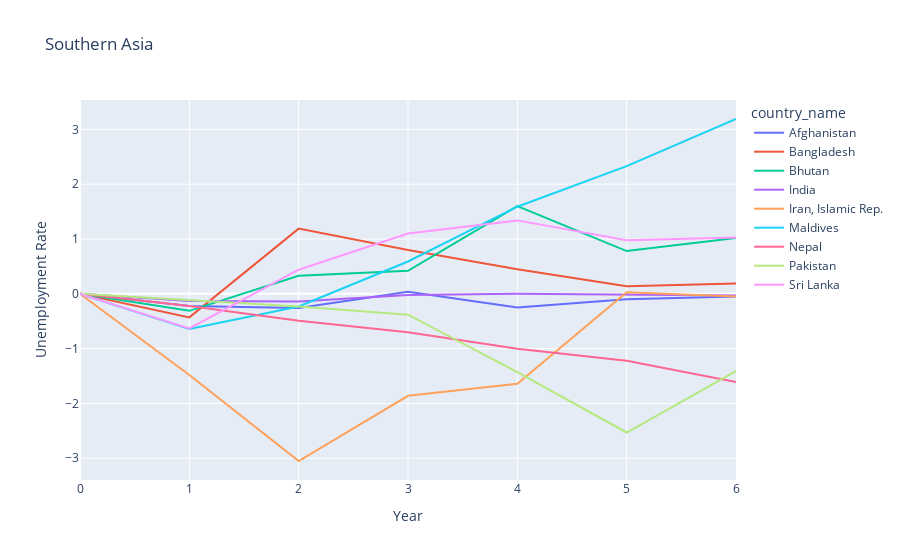
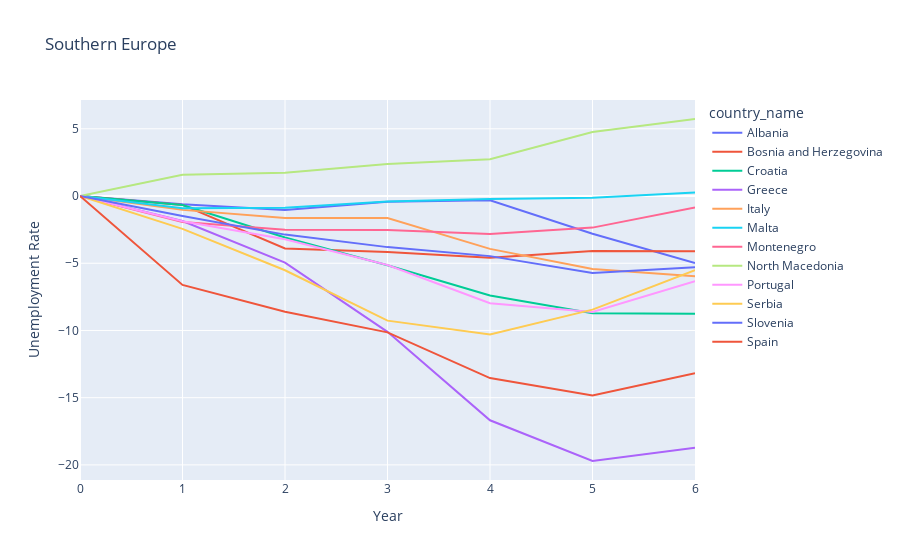
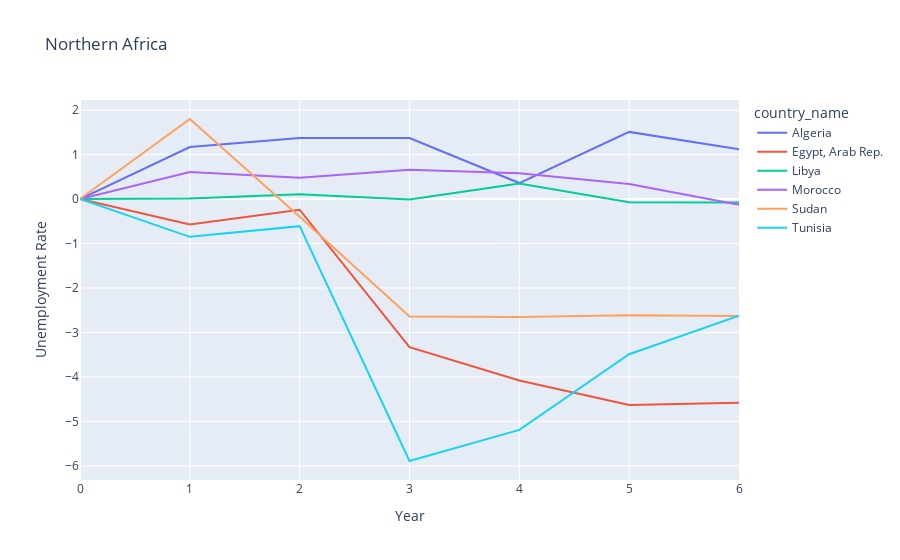
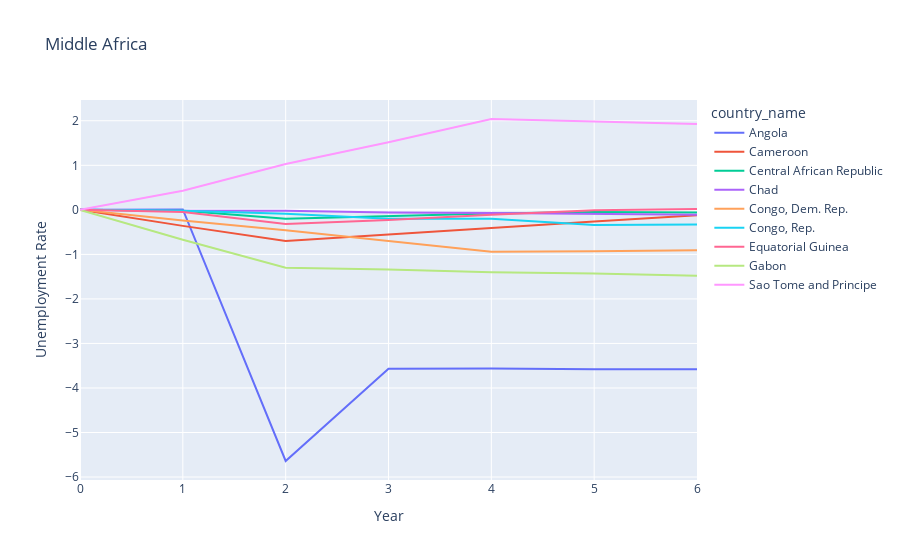

The cell these charts' notebook holds for them, in order:
### Code cell
#for i in range(len(sub_regions)):
for i in range(len(sub_regions)):
    fig = px.line(data_n[countries[i]],title = sub_regions[i],labels={
        'index':'Year','value':'Unemployment Rate'
    })
    fig.show()

### Figure 1 — Plotly figure (JSON) as saved in the notebook; plotly's stock layout.template omitted (floating-point values rounded to 4 significant figures)
{"data": [{"hovertemplate": "country_name=Afghanistan<br>Year=%{x}<br>Unemployment Rate=%{y}<extra></extra>", "legendgroup": "Afghanistan", "line": {"color": "#636efa", "dash": "solid"}, "marker": {"symbol": "circle"}, "mode": "lines", "name": "Afghanistan", "orientation": "v", "showlegend": true, "type": "scatter", "x": [0, 1, 2, 3, 4, 5, 6], "xaxis": "x", "y": [0, -0.22, -0.26, 0.04, -0.25, -0.1, -0.05], "yaxis": "y"}, {"hovertemplate": "country_name=Bangladesh<br>Year=%{x}<br>Unemployment Rate=%{y}<extra></extra>", "legendgroup": "Bangladesh", "line": {"color": "#EF553B", "dash": "solid"}, "marker": {"symbol": "circle"}, "mode": "lines", "name": "Bangladesh", "orientation": "v", "showlegend": true, "type": "scatter", "x": [0, 1, 2, 3, 4, 5, 6], "xaxis": "x", "y": [0, -0.43, 1.19, 0.8, 0.45, 0.14, 0.19], "yaxis": "y"}, {"hovertemplate": "country_name=Bhutan<br>Year=%{x}<br>Unemployment Rate=%{y}<extra></extra>", "legendgroup": "Bhutan", "line": {"color": "#00cc96", "dash": "solid"}, "marker": {"symbol": "circle"}, "mode": "lines", "name": "Bhutan", "orientation": "v", "showlegend": true, "type": "scatter", "x": [0, 1, 2, 3, 4, 5, 6], "xaxis": "x", "y": [0, -0.31, 0.33, 0.42, 1.6, 0.78, 1.02], "yaxis": "y"}, {"hovertemplate": "country_name=India<br>Year=%{x}<br>Unemployment Rate=%{y}<extra></extra>", "legendgroup": "India", "line": {"color": "#ab63fa", "dash": "solid"}, "marker": {"symbol": "circle"}, "mode": "lines", "name": "India", "orientation": "v", "showlegend": true, "type": "scatter", "x": [0, 1, 2, 3, 4, 5, 6], "xaxis": "x", "y": [0, -0.13, -0.14, -0.02, 0, -0.01, -0.03], "yaxis": "y"}, {"hovertemplate": "country_name=Iran, Islamic Rep.<br>Year=%{x}<br>Unemployment Rate=%{y}<extra></extra>", "legendgroup": "Iran, Islamic Rep.", "line": {"color": "#FFA15A", "dash": "solid"}, "marker": {"symbol": "circle"}, "mode": "lines", "name": "Iran, Islamic Rep.", "orientation": "v", "showlegend": true, "type": "scatter", "x": [0, 1, 2, 3, 4, 5, 6], "xaxis": "x", "y": [0, -1.48, -3.05, -1.86, -1.64, 0.03, -0.05], "yaxis": "y"}, {"hovertemplate": "country_name=Maldives<br>Year=%{x}<br>Unemployment Rate=%{y}<extra></extra>", "legendgroup": "Maldives", "line": {"color": "#19d3f3", "dash": "solid"}, "marker": {"symbol": "circle"}, "mode": "lines", "name": "Maldives", "orientation": "v", "showlegend": true, "type": "scatter", "x": [0, 1, 2, 3, 4, 5, 6], "xaxis": "x", "y": [0, -0.64, -0.23, 0.59, 1.59, 2.33, 3.19], "yaxis": "y"}, {"hovertemplate": "country_name=Nepal<br>Year=%{x}<br>Unemployment Rate=%{y}<extra></extra>", "legendgroup": "Nepal", "line": {"color": "#FF6692", "dash": "solid"}, "marker": {"symbol": "circle"}, "mode": "lines", "name": "Nepal", "orientation": "v", "showlegend": true, "type": "scatter", "x": [0, 1, 2, 3, 4, 5, 6], "xaxis": "x", "y": [0, -0.22, -0.49, -0.7, -1, -1.22, -1.61], "yaxis": "y"}, {"hovertemplate": "country_name=Pakistan<br>Year=%{x}<br>Unemployment Rate=%{y}<extra></extra>", "legendgroup": "Pakistan", "line": {"color": "#B6E880", "dash": "solid"}, "marker": {"symbol": "circle"}, "mode": "lines", "name": "Pakistan", "orientation": "v", "showlegend": true, "type": "scatter", "x": [0, 1, 2, 3, 4, 5, 6], "xaxis": "x", "y": [0, -0.12, -0.23, -0.38, -1.43, -2.53, -1.41], "yaxis": "y"}, {"hovertemplate": "country_name=Sri Lanka<br>Year=%{x}<br>Unemployment Rate=%{y}<extra></extra>", "legendgroup": "Sri Lanka", "line": {"color": "#FF97FF", "dash": "solid"}, "marker": {"symbol": "circle"}, "mode": "lines", "name": "Sri Lanka", "orientation": "v", "showlegend": true, "type": "scatter", "x": [0, 1, 2, 3, 4, 5, 6], "xaxis": "x", "y": [0, -0.63, 0.44, 1.1, 1.34, 0.98, 1.03], "yaxis": "y"}], "layout": {"legend": {"title": {"text": "country_name"}, "tracegroupgap": 0}, "title": {"text": "Southern Asia"}, "xaxis": {"anchor": "y", "domain": [0, 1], "title": {"text": "Year"}}, "yaxis": {"anchor": "x", "domain": [0, 1], "title": {"text": "Unemployment Rate"}}}}

### Figure 2 — Plotly figure (JSON) as saved in the notebook; plotly's stock layout.template omitted (floating-point values rounded to 4 significant figures)
{"data": [{"hovertemplate": "country_name=Albania<br>Year=%{x}<br>Unemployment Rate=%{y}<extra></extra>", "legendgroup": "Albania", "line": {"color": "#636efa", "dash": "solid"}, "marker": {"symbol": "circle"}, "mode": "lines", "name": "Albania", "orientation": "v", "showlegend": true, "type": "scatter", "x": [0, 1, 2, 3, 4, 5, 6], "xaxis": "x", "y": [0, -0.61, -1.03, -0.42, -0.32, -2.81, -4.99], "yaxis": "y"}, {"hovertemplate": "country_name=Bosnia and Herzegovina<br>Year=%{x}<br>Unemployment Rate=%{y}<extra></extra>", "legendgroup": "Bosnia and Herzegovina", "line": {"color": "#EF553B", "dash": "solid"}, "marker": {"symbol": "circle"}, "mode": "lines", "name": "Bosnia and Herzegovina", "orientation": "v", "showlegend": true, "type": "scatter", "x": [0, 1, 2, 3, 4, 5, 6], "xaxis": "x", "y": [0, -0.66, -3.9, -4.17, -4.6, -4.08, -4.11], "yaxis": "y"}, {"hovertemplate": "country_name=Croatia<br>Year=%{x}<br>Unemployment Rate=%{y}<extra></extra>", "legendgroup": "Croatia", "line": {"color": "#00cc96", "dash": "solid"}, "marker": {"symbol": "circle"}, "mode": "lines", "name": "Croatia", "orientation": "v", "showlegend": true, "type": "scatter", "x": [0, 1, 2, 3, 4, 5, 6], "xaxis": "x", "y": [0, -0.67, -3.09, -5.15, -7.4, -8.72, -8.76], "yaxis": "y"}, {"hovertemplate": "country_name=Greece<br>Year=%{x}<br>Unemployment Rate=%{y}<extra></extra>", "legendgroup": "Greece", "line": {"color": "#ab63fa", "dash": "solid"}, "marker": {"symbol": "circle"}, "mode": "lines", "name": "Greece", "orientation": "v", "showlegend": true, "type": "scatter", "x": [0, 1, 2, 3, 4, 5, 6], "xaxis": "x", "y": [0, -1.86, -4.95, -10.1, -16.68, -19.71, -18.73], "yaxis": "y"}, {"hovertemplate": "country_name=Italy<br>Year=%{x}<br>Unemployment Rate=%{y}<extra></extra>", "legendgroup": "Italy", "line": {"color": "#FFA15A", "dash": "solid"}, "marker": {"symbol": "circle"}, "mode": "lines", "name": "Italy", "orientation": "v", "showlegend": true, "type": "scatter", "x": [0, 1, 2, 3, 4, 5, 6], "xaxis": "x", "y": [0, -1.03, -1.64, -1.64, -3.93, -5.43, -5.96], "yaxis": "y"}, {"hovertemplate": "country_name=Malta<br>Year=%{x}<br>Unemployment Rate=%{y}<extra></extra>", "legendgroup": "Malta", "line": {"color": "#19d3f3", "dash": "solid"}, "marker": {"symbol": "circle"}, "mode": "lines", "name": "Malta", "orientation": "v", "showlegend": true, "type": "scatter", "x": [0, 1, 2, 3, 4, 5, 6], "xaxis": "x", "y": [0, -0.91, -0.87, -0.4, -0.22, -0.13, 0.26], "yaxis": "y"}, {"hovertemplate": "country_name=Montenegro<br>Year=%{x}<br>Unemployment Rate=%{y}<extra></extra>", "legendgroup": "Montenegro", "line": {"color": "#FF6692", "dash": "solid"}, "marker": {"symbol": "circle"}, "mode": "lines", "name": "Montenegro", "orientation": "v", "showlegend": true, "type": "scatter", "x": [0, 1, 2, 3, 4, 5, 6], "xaxis": "x", "y": [0, -1.94, -2.5, -2.52, -2.82, -2.35, -0.85], "yaxis": "y"}, {"hovertemplate": "country_name=North Macedonia<br>Year=%{x}<br>Unemployment Rate=%{y}<extra></extra>", "legendgroup": "North Macedonia", "line": {"color": "#B6E880", "dash": "solid"}, "marker": {"symbol": "circle"}, "mode": "lines", "name": "North Macedonia", "orientation": "v", "showlegend": true, "type": "scatter", "x": [0, 1, 2, 3, 4, 5, 6], "xaxis": "x", "y": [0, 1.58, 1.74, 2.38, 2.74, 4.76, 5.73], "yaxis": "y"}, {"hovertemplate": "country_name=Portugal<br>Year=%{x}<br>Unemployment Rate=%{y}<extra></extra>", "legendgroup": "Portugal", "line": {"color": "#FF97FF", "dash": "solid"}, "marker": {"symbol": "circle"}, "mode": "lines", "name": "Portugal", "orientation": "v", "showlegend": true, "type": "scatter", "x": [0, 1, 2, 3, 4, 5, 6], "xaxis": "x", "y": [0, -1.88, -3.22, -5.13, -7.98, -8.63, -6.34], "yaxis": "y"}, {"hovertemplate": "country_name=Serbia<br>Year=%{x}<br>Unemployment Rate=%{y}<extra></extra>", "legendgroup": "Serbia", "line": {"color": "#FECB52", "dash": "solid"}, "marker": {"symbol": "circle"}, "mode": "lines", "name": "Serbia", "orientation": "v", "showlegend": true, "type": "scatter", "x": [0, 1, 2, 3, 4, 5, 6], "xaxis": "x", "y": [0, -2.44, -5.52, -9.27, -10.3, -8.45, -5.52], "yaxis": "y"}, {"hovertemplate": "country_name=Slovenia<br>Year=%{x}<br>Unemployment Rate=%{y}<extra></extra>", "legendgroup": "Slovenia", "line": {"color": "#636efa", "dash": "solid"}, "marker": {"symbol": "circle"}, "mode": "lines", "name": "Slovenia", "orientation": "v", "showlegend": true, "type": "scatter", "x": [0, 1, 2, 3, 4, 5, 6], "xaxis": "x", "y": [0, -1.49, -2.87, -3.8, -4.47, -5.73, -5.3], "yaxis": "y"}, {"hovertemplate": "country_name=Spain<br>Year=%{x}<br>Unemployment Rate=%{y}<extra></extra>", "legendgroup": "Spain", "line": {"color": "#EF553B", "dash": "solid"}, "marker": {"symbol": "circle"}, "mode": "lines", "name": "Spain", "orientation": "v", "showlegend": true, "type": "scatter", "x": [0, 1, 2, 3, 4, 5, 6], "xaxis": "x", "y": [0, -6.61, -8.61, -10.14, -13.54, -14.84, -13.19], "yaxis": "y"}], "layout": {"legend": {"title": {"text": "country_name"}, "tracegroupgap": 0}, "title": {"text": "Southern Europe"}, "xaxis": {"anchor": "y", "domain": [0, 1], "title": {"text": "Year"}}, "yaxis": {"anchor": "x", "domain": [0, 1], "title": {"text": "Unemployment Rate"}}}}

### Figure 3 — Plotly figure (JSON) as saved in the notebook; plotly's stock layout.template omitted (floating-point values rounded to 4 significant figures)
{"data": [{"hovertemplate": "country_name=Algeria<br>Year=%{x}<br>Unemployment Rate=%{y}<extra></extra>", "legendgroup": "Algeria", "line": {"color": "#636efa", "dash": "solid"}, "marker": {"symbol": "circle"}, "mode": "lines", "name": "Algeria", "orientation": "v", "showlegend": true, "type": "scatter", "x": [0, 1, 2, 3, 4, 5, 6], "xaxis": "x", "y": [0, 1.17, 1.37, 1.37, 0.36, 1.51, 1.12], "yaxis": "y"}, {"hovertemplate": "country_name=Egypt, Arab Rep.<br>Year=%{x}<br>Unemployment Rate=%{y}<extra></extra>", "legendgroup": "Egypt, Arab Rep.", "line": {"color": "#EF553B", "dash": "solid"}, "marker": {"symbol": "circle"}, "mode": "lines", "name": "Egypt, Arab Rep.", "orientation": "v", "showlegend": true, "type": "scatter", "x": [0, 1, 2, 3, 4, 5, 6], "xaxis": "x", "y": [0, -0.57, -0.24, -3.33, -4.08, -4.63, -4.58], "yaxis": "y"}, {"hovertemplate": "country_name=Libya<br>Year=%{x}<br>Unemployment Rate=%{y}<extra></extra>", "legendgroup": "Libya", "line": {"color": "#00cc96", "dash": "solid"}, "marker": {"symbol": "circle"}, "mode": "lines", "name": "Libya", "orientation": "v", "showlegend": true, "type": "scatter", "x": [0, 1, 2, 3, 4, 5, 6], "xaxis": "x", "y": [0, 0.01, 0.11, -0.01, 0.35, -0.07, -0.08], "yaxis": "y"}, {"hovertemplate": "country_name=Morocco<br>Year=%{x}<br>Unemployment Rate=%{y}<extra></extra>", "legendgroup": "Morocco", "line": {"color": "#ab63fa", "dash": "solid"}, "marker": {"symbol": "circle"}, "mode": "lines", "name": "Morocco", "orientation": "v", "showlegend": true, "type": "scatter", "x": [0, 1, 2, 3, 4, 5, 6], "xaxis": "x", "y": [0, 0.61, 0.48, 0.66, 0.58, 0.34, -0.13], "yaxis": "y"}, {"hovertemplate": "country_name=Sudan<br>Year=%{x}<br>Unemployment Rate=%{y}<extra></extra>", "legendgroup": "Sudan", "line": {"color": "#FFA15A", "dash": "solid"}, "marker": {"symbol": "circle"}, "mode": "lines", "name": "Sudan", "orientation": "v", "showlegend": true, "type": "scatter", "x": [0, 1, 2, 3, 4, 5, 6], "xaxis": "x", "y": [0, 1.8, -0.4, -2.64, -2.65, -2.61, -2.63], "yaxis": "y"}, {"hovertemplate": "country_name=Tunisia<br>Year=%{x}<br>Unemployment Rate=%{y}<extra></extra>", "legendgroup": "Tunisia", "line": {"color": "#19d3f3", "dash": "solid"}, "marker": {"symbol": "circle"}, "mode": "lines", "name": "Tunisia", "orientation": "v", "showlegend": true, "type": "scatter", "x": [0, 1, 2, 3, 4, 5, 6], "xaxis": "x", "y": [0, -0.85, -0.61, -5.89, -5.19, -3.49, -2.62], "yaxis": "y"}], "layout": {"legend": {"title": {"text": "country_name"}, "tracegroupgap": 0}, "title": {"text": "Northern Africa"}, "xaxis": {"anchor": "y", "domain": [0, 1], "title": {"text": "Year"}}, "yaxis": {"anchor": "x", "domain": [0, 1], "title": {"text": "Unemployment Rate"}}}}

### Figure 4 — Plotly figure (JSON) as saved in the notebook; plotly's stock layout.template omitted (floating-point values rounded to 4 significant figures)
{"data": [{"hovertemplate": "country_name=Angola<br>Year=%{x}<br>Unemployment Rate=%{y}<extra></extra>", "legendgroup": "Angola", "line": {"color": "#636efa", "dash": "solid"}, "marker": {"symbol": "circle"}, "mode": "lines", "name": "Angola", "orientation": "v", "showlegend": true, "type": "scatter", "x": [0, 1, 2, 3, 4, 5, 6], "xaxis": "x", "y": [0, 0.01, -5.64, -3.57, -3.56, -3.58, -3.58], "yaxis": "y"}, {"hovertemplate": "country_name=Cameroon<br>Year=%{x}<br>Unemployment Rate=%{y}<extra></extra>", "legendgroup": "Cameroon", "line": {"color": "#EF553B", "dash": "solid"}, "marker": {"symbol": "circle"}, "mode": "lines", "name": "Cameroon", "orientation": "v", "showlegend": true, "type": "scatter", "x": [0, 1, 2, 3, 4, 5, 6], "xaxis": "x", "y": [0, -0.36, -0.7, -0.55, -0.41, -0.26, -0.12], "yaxis": "y"}, {"hovertemplate": "country_name=Central African Republic<br>Year=%{x}<br>Unemployment Rate=%{y}<extra></extra>", "legendgroup": "Central African Republic", "line": {"color": "#00cc96", "dash": "solid"}, "marker": {"symbol": "circle"}, "mode": "lines", "name": "Central African Republic", "orientation": "v", "showlegend": true, "type": "scatter", "x": [0, 1, 2, 3, 4, 5, 6], "xaxis": "x", "y": [0, -0.02, -0.2, -0.14, -0.08, -0.05, -0.06], "yaxis": "y"}, {"hovertemplate": "country_name=Chad<br>Year=%{x}<br>Unemployment Rate=%{y}<extra></extra>", "legendgroup": "Chad", "line": {"color": "#ab63fa", "dash": "solid"}, "marker": {"symbol": "circle"}, "mode": "lines", "name": "Chad", "orientation": "v", "showlegend": true, "type": "scatter", "x": [0, 1, 2, 3, 4, 5, 6], "xaxis": "x", "y": [0, -0.02, -0.02, -0.06, -0.07, -0.09, -0.11], "yaxis": "y"}, {"hovertemplate": "country_name=Congo, Dem. Rep.<br>Year=%{x}<br>Unemployment Rate=%{y}<extra></extra>", "legendgroup": "Congo, Dem. Rep.", "line": {"color": "#FFA15A", "dash": "solid"}, "marker": {"symbol": "circle"}, "mode": "lines", "name": "Congo, Dem. Rep.", "orientation": "v", "showlegend": true, "type": "scatter", "x": [0, 1, 2, 3, 4, 5, 6], "xaxis": "x", "y": [0, -0.24, -0.46, -0.7, -0.94, -0.93, -0.91], "yaxis": "y"}, {"hovertemplate": "country_name=Congo, Rep.<br>Year=%{x}<br>Unemployment Rate=%{y}<extra></extra>", "legendgroup": "Congo, Rep.", "line": {"color": "#19d3f3", "dash": "solid"}, "marker": {"symbol": "circle"}, "mode": "lines", "name": "Congo, Rep.", "orientation": "v", "showlegend": true, "type": "scatter", "x": [0, 1, 2, 3, 4, 5, 6], "xaxis": "x", "y": [0, -0.02, -0.09, -0.2, -0.2, -0.34, -0.33], "yaxis": "y"}, {"hovertemplate": "country_name=Equatorial Guinea<br>Year=%{x}<br>Unemployment Rate=%{y}<extra></extra>", "legendgroup": "Equatorial Guinea", "line": {"color": "#FF6692", "dash": "solid"}, "marker": {"symbol": "circle"}, "mode": "lines", "name": "Equatorial Guinea", "orientation": "v", "showlegend": true, "type": "scatter", "x": [0, 1, 2, 3, 4, 5, 6], "xaxis": "x", "y": [0, -0.05, -0.32, -0.23, -0.11, -0.01, 0.02], "yaxis": "y"}, {"hovertemplate": "country_name=Gabon<br>Year=%{x}<br>Unemployment Rate=%{y}<extra></extra>", "legendgroup": "Gabon", "line": {"color": "#B6E880", "dash": "solid"}, "marker": {"symbol": "circle"}, "mode": "lines", "name": "Gabon", "orientation": "v", "showlegend": true, "type": "scatter", "x": [0, 1, 2, 3, 4, 5, 6], "xaxis": "x", "y": [0, -0.67, -1.3, -1.34, -1.4, -1.43, -1.48], "yaxis": "y"}, {"hovertemplate": "country_name=Sao Tome and Principe<br>Year=%{x}<br>Unemployment Rate=%{y}<extra></extra>", "legendgroup": "Sao Tome and Principe", "line": {"color": "#FF97FF", "dash": "solid"}, "marker": {"symbol": "circle"}, "mode": "lines", "name": "Sao Tome and Principe", "orientation": "v", "showlegend": true, "type": "scatter", "x": [0, 1, 2, 3, 4, 5, 6], "xaxis": "x", "y": [0, 0.43, 1.03, 1.52, 2.04, 1.98, 1.93], "yaxis": "y"}], "layout": {"legend": {"title": {"text": "country_name"}, "tracegroupgap": 0}, "title": {"text": "Middle Africa"}, "xaxis": {"anchor": "y", "domain": [0, 1], "title": {"text": "Year"}}, "yaxis": {"anchor": "x", "domain": [0, 1], "title": {"text": "Unemployment Rate"}}}}
